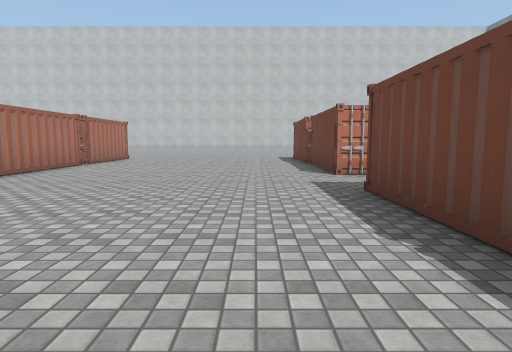
[1] (above)

24 first-person views from a walk through a scene from a Unity 3-D project. The camera is 1.3 m above the floor, tilts 6° down and sees 75° across. The floor is counted in squares, 2 m on a side. Each view is taken from the middle of a square. On the plan, view 1 faces up. The plan holds only what a view shows up to about 10 squares ahead; the rest is blank. The place goes on beyond the plan. The player character is not drawn. Some animated figures are not drawn. Some surface patterns are stand-ins.

[2]
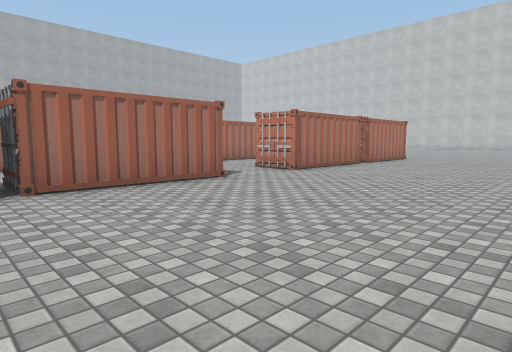

[3]
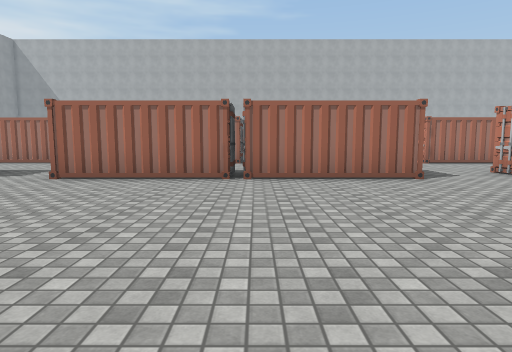

[4]
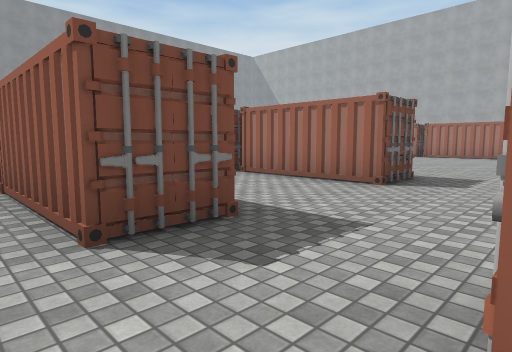

[5]
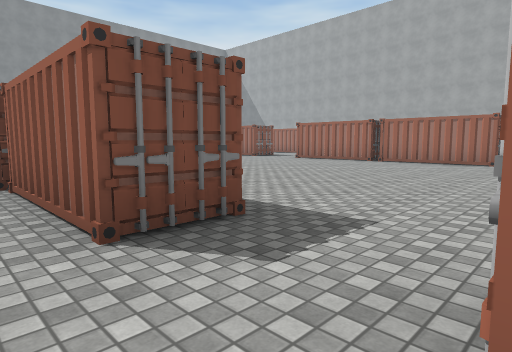

[6]
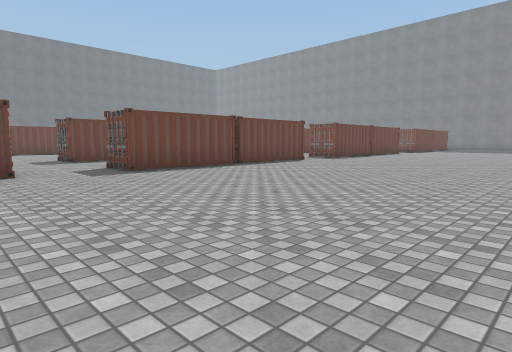

[7]
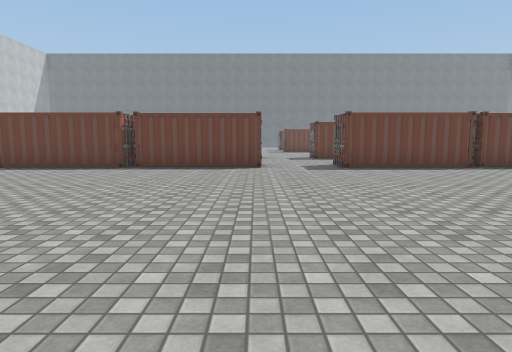

[8]
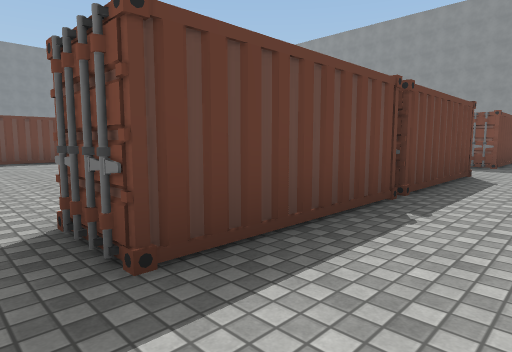

[9]
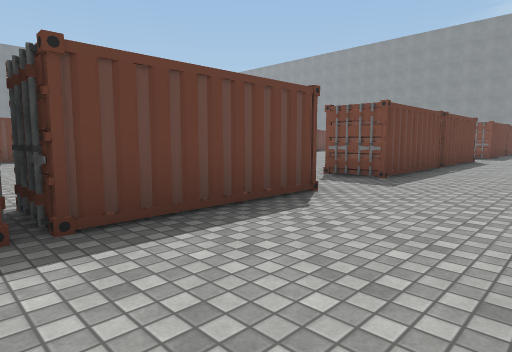

[10]
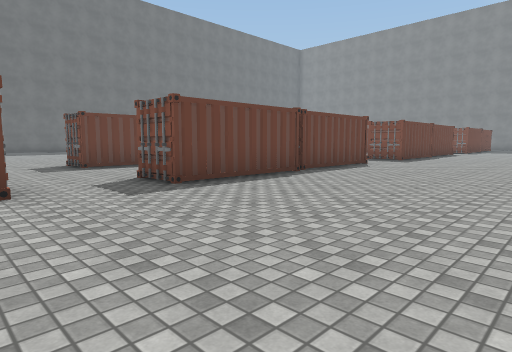

[11]
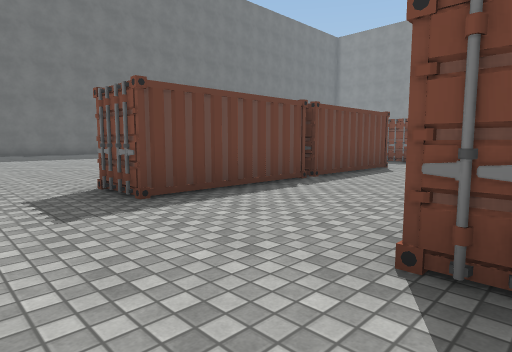

[12]
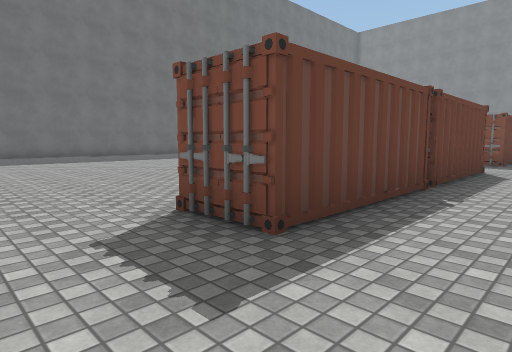

[13]
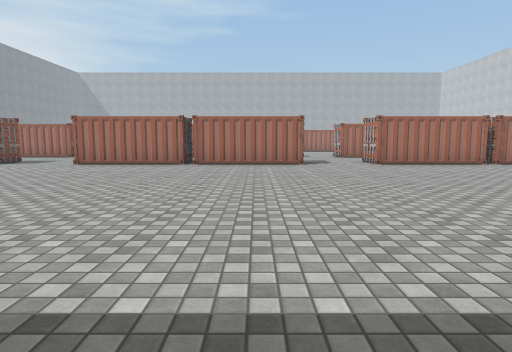

[14]
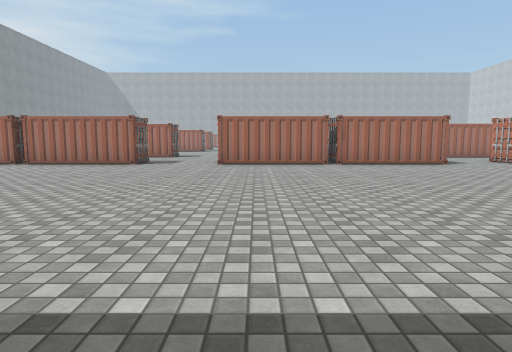

[15]
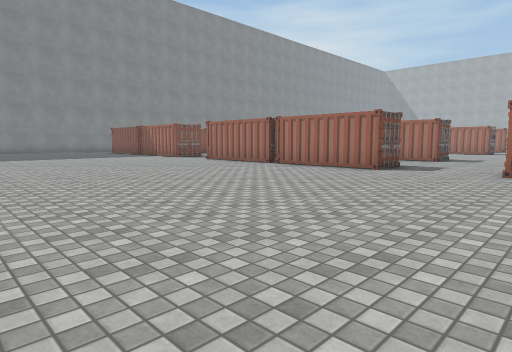

[16]
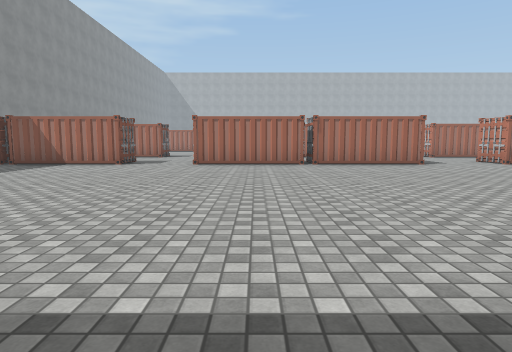

[17]
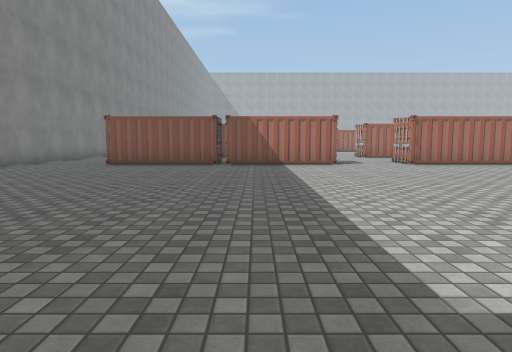

[18]
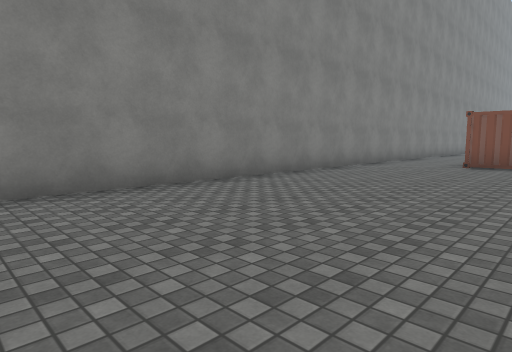

[19]
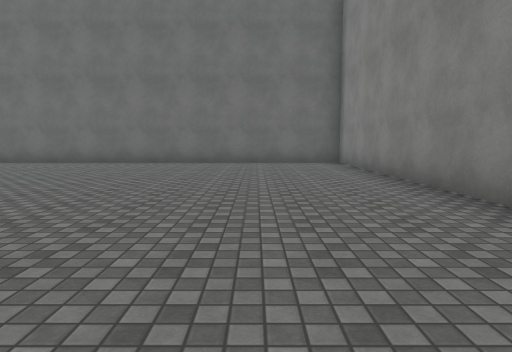

[20]
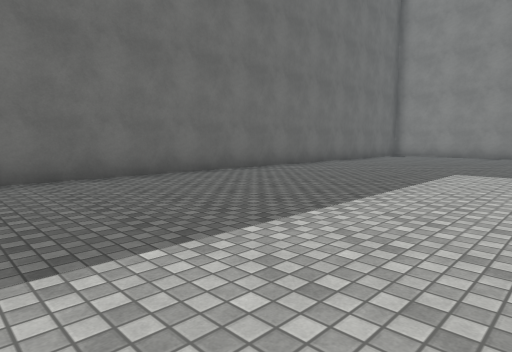

[21]
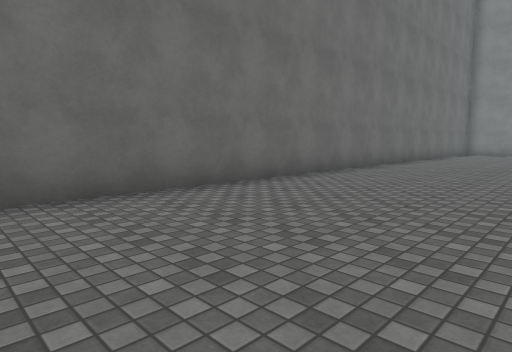

[22]
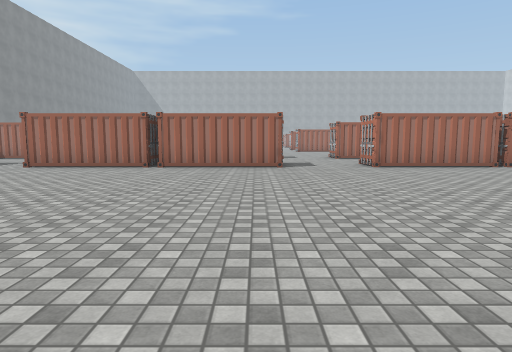

[23]
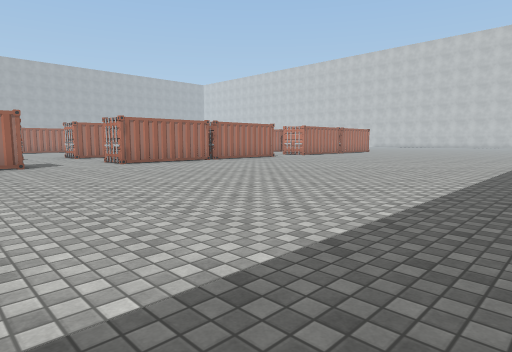

[24]
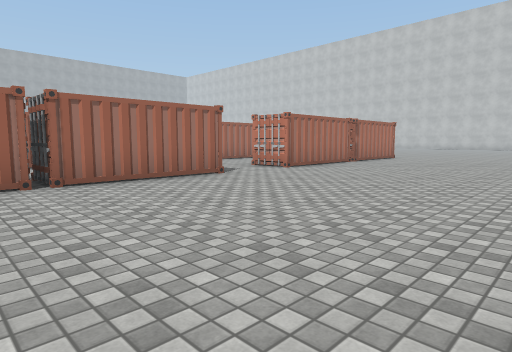

### Floor plan
Key: @ floor where view 1 was taken; # wall or solid block; . floor; C container.
Columns run from 22 left of view 1 to 19 right of it. Each row starts with its distance up from view 1.
 10 ...C.    ...#    #......C   C.....
  9 ...C.........C   C......C   C.....
  8 ...#  .......#   #......#    .....
  7 ...# ........#..##......#    .....
  6 .............C..#C...................
  5  ....................................
  4  ..C....................#...C.........
  3  ..#........##...#......#...#..........
  2  ..#........##...#......#...#.........
  1  ..C .......#C..#C......C ..C.........
  0  ..#  .......#  ##....@.# ..#.........
 -1   .#  ......     #......#  .#..........
 -2   .#  .....      C......#  .#..........
 -3   ..  ....      ... ...................
 -4   ..   ..      ...   ..  ................
 -5   .#         #..            #............#
 -6    #         #.             #............#
 -7    C        C#              C............#
 -8                             C............#
 -9                              ............#
-10                              ............#
-11                             .............#
-12                             .............#
-13                             C............#
-14                              ............#
-15                              ............#
-16                             #............#
-17                              ............#
-18                              ............#
-19                             C............#
-20                             .............#
-21                             .............#
-22                             ##############

Positions as (right, up) in squares from view 1, and headings:
1: (0, 0), facing up
2: (0, 0), facing up-left
3: (1, 1), facing left
4: (-4, 6), facing down-left
5: (-8, 6), facing down-left
6: (-17, 7), facing down-right
7: (-18, 6), facing right
8: (-21, 5), facing down-right
9: (-22, 10), facing down-right
10: (-3, 7), facing down-right
11: (2, 6), facing down-right
12: (4, 6), facing down-right
13: (16, 3), facing left
14: (16, -1), facing left
15: (14, -1), facing down-left
16: (16, -9), facing left
17: (16, -15), facing left
18: (16, -17), facing down-left
19: (9, -19), facing right
20: (13, -7), facing down-right
21: (15, -4), facing down-right
22: (15, -5), facing left
23: (16, -6), facing up-left
24: (12, 0), facing up-left
